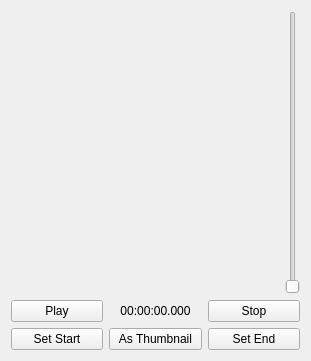
  <widget class="QWidget" name="verticalLayoutWidget">
   <property name="geometry">
    <rect>
     <x>479</x>
     <y>39</y>
     <width>311</width>
     <height>361</height>
    </rect>
   </property>
   <layout class="QVBoxLayout" name="verticalLayout">
    <item>
     <layout class="QHBoxLayout" name="horizontalLayout_2">
      <item>
       <layout class="QHBoxLayout" name="horizontalLayout_3">
        <item>
         <widget class="QLabel" name="m_pMediaPreview">
          <property name="text">
           <string/>
          </property>
         </widget>
        </item>
        <item>
         <widget class="QSlider" name="m_pSliderVolume">
          <property name="orientation">
           <enum>Qt::Vertical</enum>
          </property>
         </widget>
        </item>
       </layout>
      </item>
     </layout>
    </item>
    <item>
     <layout class="QGridLayout" name="gridLayout">
      <item row="0" column="1">
       <widget class="QLabel" name="m_pLabelCurrentPos">
        <property name="text">
         <string>00:00:00.000</string>
        </property>
        <property name="alignment">
         <set>Qt::AlignCenter</set>
        </property>
       </widget>
      </item>
      <item row="0" column="0" rowspan="2">
       <layout class="QVBoxLayout" name="verticalLayout_2">
        <item>
         <widget class="QPushButton" name="m_pButtonPlay">
          <property name="text">
           <string>Play</string>
          </property>
         </widget>
        </item>
        <item>
         <widget class="QPushButton" name="m_pButtonStart">
          <property name="text">
           <string>Set Start</string>
          </property>
         </widget>
        </item>
       </layout>
      </item>
      <item row="0" column="2" rowspan="2">
       <layout class="QVBoxLayout" name="verticalLayout_3">
        <item>
         <widget class="QPushButton" name="m_pButtonStop">
          <property name="text">
           <string>Stop</string>
          </property>
         </widget>
        </item>
        <item>
         <widget class="QPushButton" name="m_pButtonEnd">
          <property name="text">
           <string>Set End</string>
          </property>
         </widget>
        </item>
       </layout>
      </item>
      <item row="1" column="1">
       <widget class="QPushButton" name="m_pButtonThumbnail">
        <property name="text">
         <string>As Thumbnail</string>
        </property>
       </widget>
      </item>
     </layout>
    </item>
   </layout>
  </widget>
